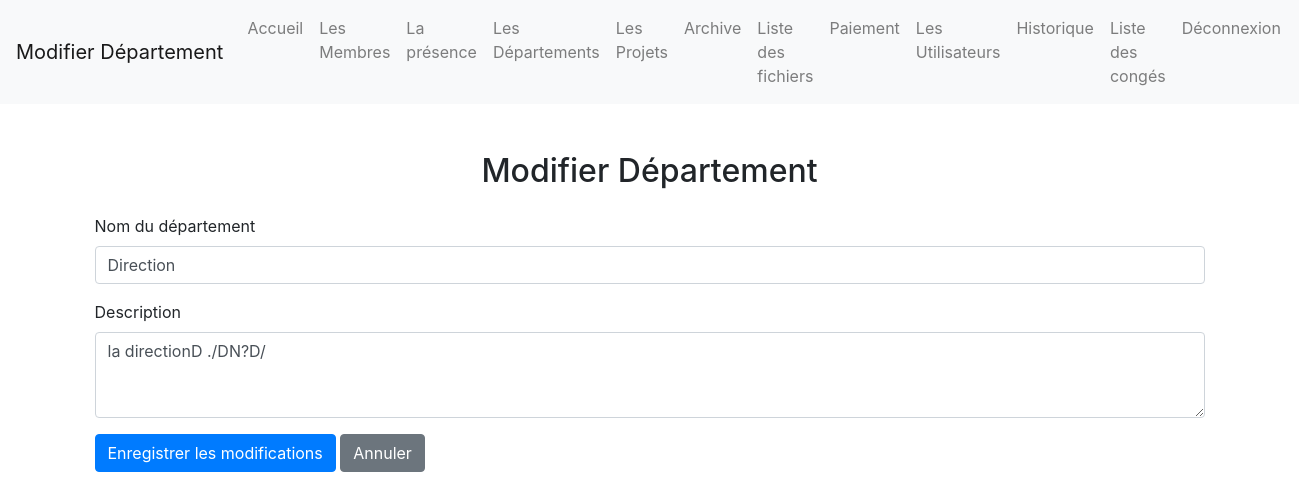
The page /pages/edit_department.php?id=2 (signed in) on the database its author committed.
### tables this page shows
CREATE TABLE IF NOT EXISTS `department` (
  `id_department` int NOT NULL AUTO_INCREMENT,
  `nom_department` varchar(100) NOT NULL,
  `description_department` text,
  `effectif` int NOT NULL DEFAULT '0',
  PRIMARY KEY (`id_department`)
);

### pages/edit_department.php (the view, shortened to what this page needs)
<?php
include_once 'config/database.php';
$id_department = $_GET['id'];
$query = "SELECT * FROM department WHERE id_department = $id_department";
$result = mysqli_query($conn, $query);
$department = mysqli_fetch_assoc($result);
?>
<!DOCTYPE html>
<html lang="fr">
<head>
    <link href="https://stackpath.bootstrapcdn.com/bootstrap/4.5.2/css/bootstrap.min.css" rel="stylesheet">
    <link rel="stylesheet" href="https://cdnjs.cloudflare.com/ajax/libs/font-awesome/5.15.4/css/all.min.css">
</head>
<body>
    <?php require "menu.php"; ?>
    <div class="container mt-5">
        <h2 class="text-center mb-4">Modifier Département</h2>
        <form action="" method="POST">
            <div class="form-group">
                <label for="nom_department">Nom du département</label>
                <input type="text" class="form-control" id="nom_department" name="nom_department" value="<?php echo $department['nom_department']; ?>" required>
            </div>
            <div class="form-group">
                <label for="description_department">Description</label>
                <textarea class="form-control" id="description_department" name="description_department" rows="3"><?php echo $department['description_department']; ?></textarea>
            </div>
            <button type="submit" class="btn btn-primary">Enregistrer les modifications</button>
            <a href="gestion_department.php" class="btn btn-secondary">Annuler</a>
        </form>
    </div>
</body>
</html>

### rows shown on the page
department: nom_department "Direction", description_department "la directionD ./DN?D/"

### other values the page prints
$pageTitle "Modifier Département"
